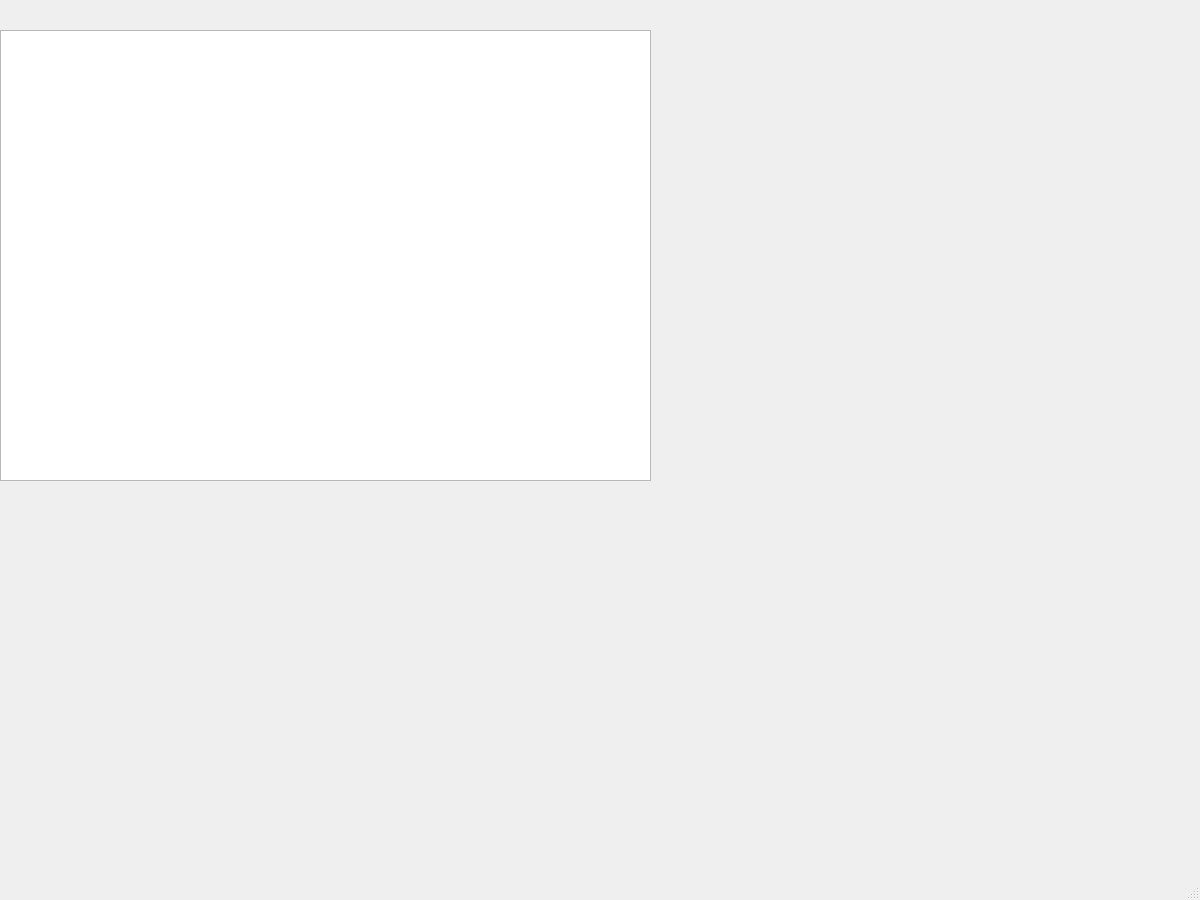
<?xml version="1.0" encoding="UTF-8"?>
<ui version="4.0">
 <class>MainWindow</class>
 <widget class="QMainWindow" name="MainWindow">
  <property name="geometry">
   <rect>
    <x>0</x>
    <y>0</y>
    <width>1200</width>
    <height>900</height>
   </rect>
  </property>
  <property name="windowTitle">
   <string>MainWindow</string>
  </property>
  <widget class="QWidget" name="centralwidget">
   <widget class="QTextEdit" name="textEdit">
    <property name="geometry">
     <rect>
      <x>0</x>
      <y>30</y>
      <width>651</width>
      <height>451</height>
     </rect>
    </property>
   </widget>
  </widget>
  <widget class="QMenuBar" name="menubar">
   <property name="geometry">
    <rect>
     <x>0</x>
     <y>0</y>
     <width>1200</width>
     <height>21</height>
    </rect>
   </property>
  </widget>
  <widget class="QStatusBar" name="statusbar"/>
 </widget>
 <resources/>
 <connections/>
</ui>
